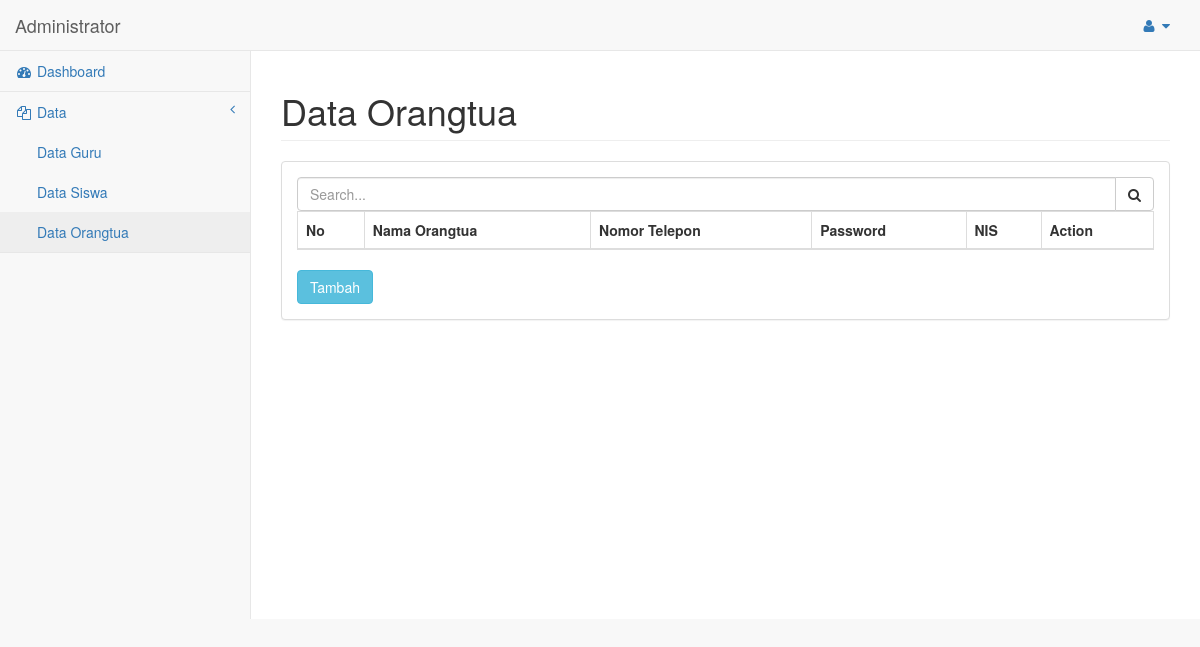
Page /admin/tampil_orangtua.php on the earlier database version.
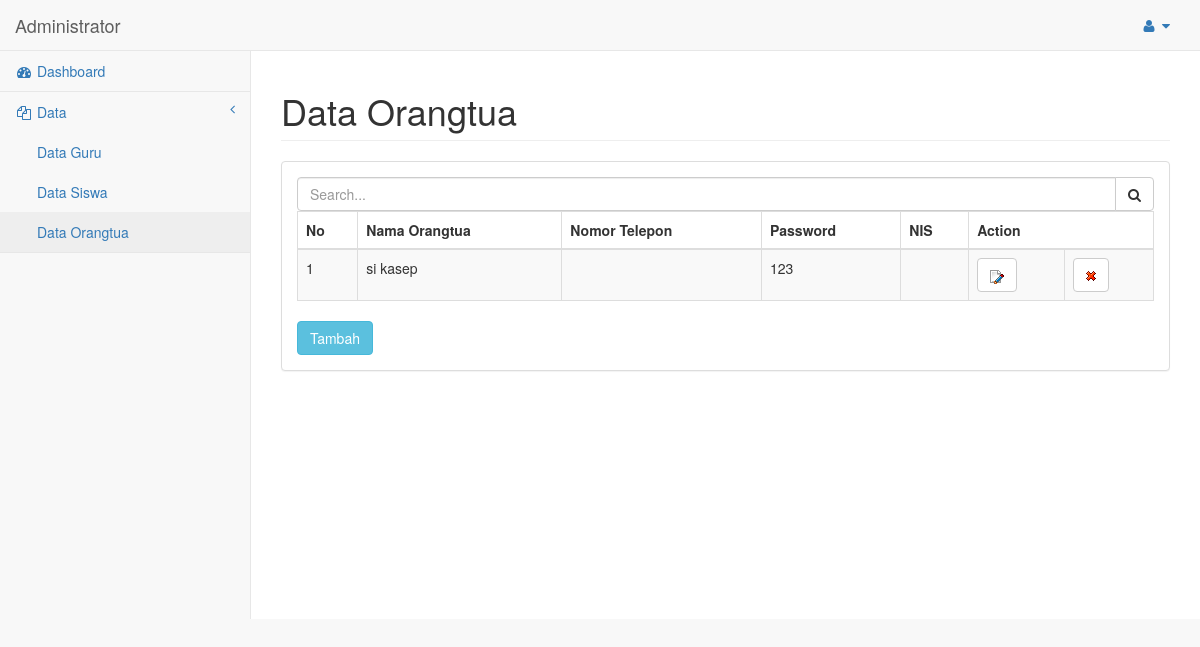
Same page on the later database version.
### tables this page shows
CREATE TABLE `tb_orangtua` (
  `id_orangtua` varchar(4) NOT NULL,
  `nama` varchar(50) DEFAULT NULL,
  `foto` varchar(150) DEFAULT NULL,
  `alamat` varchar(100) DEFAULT NULL,
  `long` double DEFAULT NULL,
  `lat` double DEFAULT NULL,
  `password` varchar(15) NOT NULL,
  `nis` varchar(14) DEFAULT NULL,
  `status` char(1) DEFAULT '0'
);

### admin/tampil_orangtua.php (the view, shortened to what this page needs)
<!DOCTYPE html>
<html lang="en">
<head>
    <link href="vendor/bootstrap/css/bootstrap.min.css" rel="stylesheet">
    <link href="vendor/metisMenu/metisMenu.min.css" rel="stylesheet">
    <link href="vendor/datatables-plugins/dataTables.bootstrap.css" rel="stylesheet">
    <link href="vendor/datatables-responsive/dataTables.responsive.css" rel="stylesheet">
    <link href="dist/css/sb-admin-2.css" rel="stylesheet">
    <link href="vendor/font-awesome/css/font-awesome.min.css" rel="stylesheet" type="text/css">
</head>
<body>
    <div id="wrapper">
        <nav class="navbar navbar-default navbar-static-top" role="navigation" style="margin-bottom: 0">
            <div class="navbar-header">
                <a class="navbar-brand" href="home_admin.php">Administrator</a>
            </div>
            <ul class="nav navbar-top-links navbar-right">
                <li class="dropdown">
                    <a class="dropdown-toggle" data-toggle="dropdown" href="#">
                        <i class="fa fa-user fa-fw"></i> <i class="fa fa-caret-down"></i>
                    </a>
                </li>
            </ul>
            <div class="navbar-default sidebar" role="navigation">
                <div class="sidebar-nav navbar-collapse">
                    <ul class="nav" id="side-menu">
                        <li>
                            <a href="home_admin.php"><i class="fa fa-dashboard fa-fw"></i> Dashboard</a>
                        </li>
                        <li>
                            <a href="#"><i class="fa fa-files-o fa-fw"></i> Data <span class="fa arrow"></span></a>
                            <ul class="nav nav-second-level">
                                <li>
                                    <a href="tampil_guru.php">Data Guru</a>
                                </li>
                                <li>
                                    <a href="tampil_siswa.php">Data Siswa</a>
                                </li>
                                <li>
                                    <a href="tampil_orangtua.php">Data Orangtua</a>
                                </li>
                            </ul>
                        </li>
                    </ul>
                </div>
            </div>
        </nav>
        <div id="page-wrapper">
            <div class="row">
                <div class="col-lg-12">
                    <h1 class="page-header">Data Orangtua</h1>
                </div>
            </div>
            <div class="row">
                <div class="col-lg-12">
                    <div class="panel panel-default">
                        <div class="panel-body">
                        <ul class="nav">
                        <li class="sidebar-search">
                                <div class="input-group custom-search-form">
                                    <input type="text" class="form-control" placeholder="Search...">
                                    <span class="input-group-btn">
                                        <button class="btn btn-default" type="button">
                                            <i class="fa fa-search"></i>
                                        </button>
                                    </span>
                                </div>
                            </li>
                            </ul>
                            <table width="100%" class="table table-striped table-bordered table-hover" id="tabel_orangtua">
                            <thead>
                              <tr>
                                <th onclick="sortTable(0)">No</th>
                                <th onclick='sortTable(1)'>Nama Orangtua</th>
                                <th  onclick='sortTable(2)'>Nomor Telepon</th>
                                <th  onclick='sortTable(3)'>Password</th>
                                <th onclick='sortTable(5)'>NIS</th>
                                <th colspan="2">Action</th>
                            </tr>
                        </thead>
                        <tbody>
                            <?php
                            $link=koneksi_db();
                            $query='SELECT * FROM tb_orangtua';
                            $res=mysqli_query($link,$query);
                            $no=0;
                            while($row=mysqli_fetch_assoc($res))
                            {
                                $no++;
                                echo"<tr class='gradeC'>
                                <td>".$no."</td>
                                <td>".$row['nama']."</td>
                                <td>".$row['no_telp']."</td>
                                <td>".$row['password']."</td>
                                <td>".$row['nis']."</td>
                                <td>
                                <a href='#edit_data' class='btn btn-default btn-small' id='custId' data-toggle='modal' data-id=".$row['id_orangtua']."><img src='images/icons/ubah.gif'></a></td>
                                </td>
                                <td>
                                <a href='#hapus_data' class='btn btn-default btn-small' id='custId' data-toggle='modal' data-id=".$row['id_orangtua']."><img src='images/icons/hapus.gif'></a></td>
                                </td>
                                </tr>";
                            } $link->close();
	                        ?>
                        </tbody>
                    </table>
                    <button type="button" class="btn btn-info" data-toggle="modal" data-target="#tambah">Tambah</button>
                </div>
            </div>
        </div>
        </div>
    </div>
</body>
</html>

Differences in the rows shown:
added tb_orangtua: nama "si kasep", password "123"
